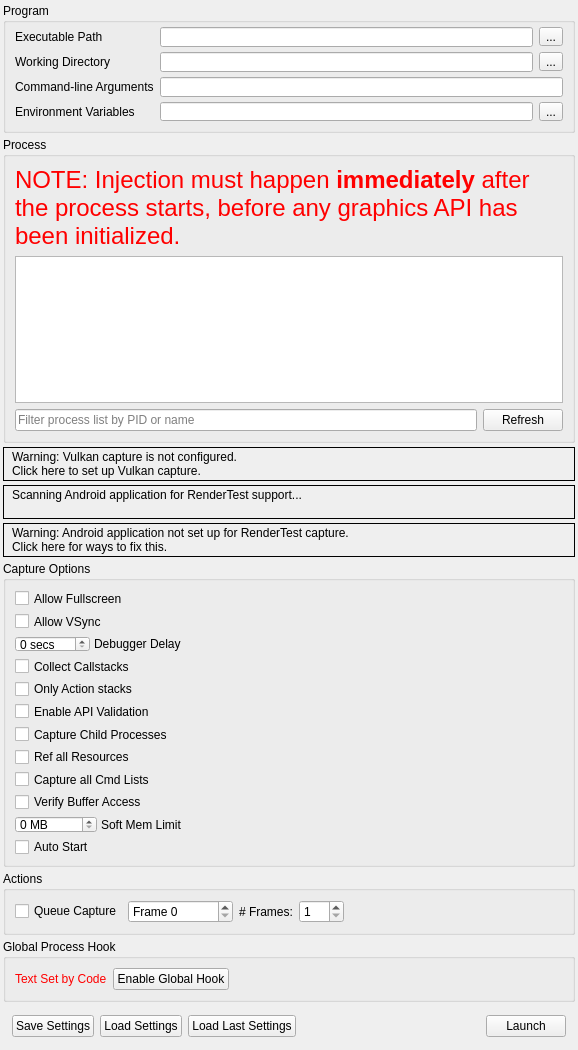
<?xml version="1.0" encoding="UTF-8"?>
<ui version="4.0">
 <class>CaptureDialog</class>
 <widget class="QFrame" name="CaptureDialog">
  <property name="geometry">
   <rect>
    <x>0</x>
    <y>0</y>
    <width>578</width>
    <height>1025</height>
   </rect>
  </property>
  <property name="windowTitle">
   <string>Launch Application</string>
  </property>
  <layout class="QVBoxLayout" name="verticalLayout">
   <property name="spacing">
    <number>4</number>
   </property>
   <property name="leftMargin">
    <number>3</number>
   </property>
   <property name="topMargin">
    <number>3</number>
   </property>
   <property name="rightMargin">
    <number>3</number>
   </property>
   <property name="bottomMargin">
    <number>3</number>
   </property>
   <item>
    <widget class="QGroupBox" name="exeGroup">
     <property name="sizePolicy">
      <sizepolicy hsizetype="Preferred" vsizetype="Minimum">
       <horstretch>0</horstretch>
       <verstretch>0</verstretch>
      </sizepolicy>
     </property>
     <property name="minimumSize">
      <size>
       <width>250</width>
       <height>130</height>
      </size>
     </property>
     <property name="title">
      <string>Program</string>
     </property>
     <layout class="QGridLayout" name="gridLayout">
      <property name="topMargin">
       <number>4</number>
      </property>
      <item row="0" column="0">
       <widget class="QLabel" name="exePathLabel">
        <property name="toolTip">
         <string>Browse for an executable file</string>
        </property>
        <property name="text">
         <string>Executable Path</string>
        </property>
       </widget>
      </item>
      <item row="0" column="2">
       <widget class="RDLineEdit" name="exePath">
        <property name="minimumSize">
         <size>
          <width>0</width>
          <height>20</height>
         </size>
        </property>
        <property name="toolTip">
         <string>Browse for an executable file</string>
        </property>
       </widget>
      </item>
      <item row="0" column="3">
       <widget class="QToolButton" name="exePathBrowse">
        <property name="toolTip">
         <string>Browse for an executable file</string>
        </property>
        <property name="text">
         <string>...</string>
        </property>
       </widget>
      </item>
      <item row="1" column="0">
       <widget class="QLabel" name="workDirLabel">
        <property name="toolTip">
         <string>Browse for a working directory</string>
        </property>
        <property name="text">
         <string>Working Directory</string>
        </property>
       </widget>
      </item>
      <item row="1" column="2">
       <widget class="RDLineEdit" name="workDirPath">
        <property name="minimumSize">
         <size>
          <width>0</width>
          <height>20</height>
         </size>
        </property>
        <property name="toolTip">
         <string>Browse for a working directory</string>
        </property>
       </widget>
      </item>
      <item row="1" column="3">
       <widget class="QToolButton" name="workDirBrowse">
        <property name="toolTip">
         <string>Browse for a working directory</string>
        </property>
        <property name="text">
         <string>...</string>
        </property>
       </widget>
      </item>
      <item row="2" column="0">
       <widget class="QLabel" name="cmdLineLabel">
        <property name="toolTip">
         <string>The command-line that will be passed to the executable on launch</string>
        </property>
        <property name="text">
         <string>Command-line Arguments</string>
        </property>
       </widget>
      </item>
      <item row="2" column="2" colspan="2">
       <widget class="RDLineEdit" name="cmdline">
        <property name="minimumSize">
         <size>
          <width>0</width>
          <height>20</height>
         </size>
        </property>
        <property name="toolTip">
         <string>The command-line that will be passed to the executable on launch</string>
        </property>
       </widget>
      </item>
      <item row="3" column="0">
       <widget class="QLabel" name="envVarLabel">
        <property name="toolTip">
         <string>The environment variables for the executable</string>
        </property>
        <property name="text">
         <string>Environment Variables</string>
        </property>
       </widget>
      </item>
      <item row="3" column="2">
       <widget class="QLineEdit" name="envVar">
        <property name="toolTip">
         <string>The environment variables for the executable</string>
        </property>
        <property name="readOnly">
         <bool>true</bool>
        </property>
       </widget>
      </item>
      <item row="3" column="3">
       <widget class="QToolButton" name="envVarEdit">
        <property name="toolTip">
         <string>The environment variables for the executable</string>
        </property>
        <property name="text">
         <string>...</string>
        </property>
       </widget>
      </item>
     </layout>
    </widget>
   </item>
   <item>
    <widget class="QGroupBox" name="injectGroup">
     <property name="sizePolicy">
      <sizepolicy hsizetype="Preferred" vsizetype="Expanding">
       <horstretch>0</horstretch>
       <verstretch>100</verstretch>
      </sizepolicy>
     </property>
     <property name="minimumSize">
      <size>
       <width>250</width>
       <height>260</height>
      </size>
     </property>
     <property name="title">
      <string>Process</string>
     </property>
     <layout class="QGridLayout" name="gridLayout_2">
      <item row="0" column="0" colspan="2">
       <widget class="QLabel" name="processWarning">
        <property name="palette">
         <palette>
          <active>
           <colorrole role="WindowText">
            <brush brushstyle="SolidPattern">
             <color alpha="255">
              <red>255</red>
              <green>0</green>
              <blue>0</blue>
             </color>
            </brush>
           </colorrole>
          </active>
          <inactive>
           <colorrole role="WindowText">
            <brush brushstyle="SolidPattern">
             <color alpha="255">
              <red>255</red>
              <green>0</green>
              <blue>0</blue>
             </color>
            </brush>
           </colorrole>
          </inactive>
          <disabled>
           <colorrole role="WindowText">
            <brush brushstyle="SolidPattern">
             <color alpha="255">
              <red>106</red>
              <green>104</green>
              <blue>100</blue>
             </color>
            </brush>
           </colorrole>
          </disabled>
         </palette>
        </property>
        <property name="font">
         <font>
          <pointsize>18</pointsize>
         </font>
        </property>
        <property name="text">
         <string>NOTE: Injection must happen &lt;b&gt;immediately&lt;/b&gt; after the process starts, before any graphics API has been initialized.</string>
        </property>
        <property name="wordWrap">
         <bool>true</bool>
        </property>
       </widget>
      </item>
      <item row="1" column="0" colspan="2">
       <widget class="QTreeView" name="processList">
        <property name="sizePolicy">
         <sizepolicy hsizetype="Preferred" vsizetype="Expanding">
          <horstretch>0</horstretch>
          <verstretch>0</verstretch>
         </sizepolicy>
        </property>
        <property name="minimumSize">
         <size>
          <width>0</width>
          <height>100</height>
         </size>
        </property>
        <property name="editTriggers">
         <set>QAbstractItemView::NoEditTriggers</set>
        </property>
        <property name="indentation">
         <number>0</number>
        </property>
        <property name="rootIsDecorated">
         <bool>false</bool>
        </property>
        <property name="itemsExpandable">
         <bool>false</bool>
        </property>
        <property name="sortingEnabled">
         <bool>true</bool>
        </property>
       </widget>
      </item>
      <item row="2" column="0">
       <widget class="QLineEdit" name="processFilter">
        <property name="placeholderText">
         <string>Filter process list by PID or name</string>
        </property>
       </widget>
      </item>
      <item row="2" column="1">
       <widget class="QPushButton" name="processRefesh">
        <property name="text">
         <string>Refresh</string>
        </property>
       </widget>
      </item>
     </layout>
    </widget>
   </item>
   <item>
    <widget class="RDLabel" name="vulkanLayerWarn">
     <property name="cursor">
      <cursorShape>PointingHandCursor</cursorShape>
     </property>
     <property name="frameShape">
      <enum>QFrame::Box</enum>
     </property>
     <property name="text">
      <string>&lt;html&gt;&lt;head/&gt;&lt;body&gt;&lt;table&gt;&lt;tr&gt;&lt;td valign=&quot;middle&quot;&gt;&lt;img width=&quot;16&quot; src=&quot;:/information.png&quot;/&gt;&lt;/td&gt;&lt;td&gt;&lt;p&gt;Warning: Vulkan capture is not configured.&lt;br/&gt;Click here to set up Vulkan capture.&lt;/p&gt;&lt;/td&gt;&lt;/tr&gt;&lt;/table&gt;&lt;/body&gt;&lt;/html&gt;</string>
     </property>
     <property name="textFormat">
      <enum>Qt::RichText</enum>
     </property>
     <property name="margin">
      <number>3</number>
     </property>
    </widget>
   </item>
   <item>
    <widget class="RDLabel" name="androidScan">
     <property name="cursor">
      <cursorShape>PointingHandCursor</cursorShape>
     </property>
     <property name="frameShape">
      <enum>QFrame::Box</enum>
     </property>
     <property name="text">
      <string>&lt;html&gt;&lt;head/&gt;&lt;body&gt;&lt;table&gt;&lt;tr&gt;&lt;td valign=&quot;middle&quot;&gt;&lt;img width=&quot;16&quot; src=&quot;:/information.png&quot;/&gt;&lt;/td&gt;&lt;td valign=&quot;middle&quot;&gt;&lt;p&gt;Scanning Android application for RenderTest support...&lt;br/&gt;&lt;/p&gt;&lt;/td&gt;&lt;/tr&gt;&lt;/table&gt;&lt;/body&gt;&lt;/html&gt;</string>
     </property>
     <property name="textFormat">
      <enum>Qt::RichText</enum>
     </property>
     <property name="margin">
      <number>3</number>
     </property>
    </widget>
   </item>
   <item>
    <widget class="RDLabel" name="androidWarn">
     <property name="cursor">
      <cursorShape>PointingHandCursor</cursorShape>
     </property>
     <property name="frameShape">
      <enum>QFrame::Box</enum>
     </property>
     <property name="text">
      <string>&lt;html&gt;&lt;head/&gt;&lt;body&gt;&lt;table&gt;&lt;tr&gt;&lt;td valign=&quot;middle&quot;&gt;&lt;img width=&quot;16&quot; src=&quot;:/information.png&quot;/&gt;&lt;/td&gt;&lt;td&gt;&lt;p&gt;Warning: Android application not set up for RenderTest capture.&lt;br/&gt;Click here for ways to fix this.&lt;/p&gt;&lt;/td&gt;&lt;/tr&gt;&lt;/table&gt;&lt;/body&gt;&lt;/html&gt;</string>
     </property>
     <property name="textFormat">
      <enum>Qt::RichText</enum>
     </property>
     <property name="margin">
      <number>3</number>
     </property>
    </widget>
   </item>
   <item>
    <widget class="QGroupBox" name="optionsGroup">
     <property name="sizePolicy">
      <sizepolicy hsizetype="Preferred" vsizetype="Minimum">
       <horstretch>0</horstretch>
       <verstretch>0</verstretch>
      </sizepolicy>
     </property>
     <property name="title">
      <string>Capture Options</string>
     </property>
     <layout class="QVBoxLayout" name="verticalLayout_2">
      <item>
       <widget class="QCheckBox" name="AllowFullscreen">
        <property name="toolTip">
         <string>Allows the application to switch to full-screen mode</string>
        </property>
        <property name="text">
         <string>Allow Fullscreen</string>
        </property>
       </widget>
      </item>
      <item>
       <widget class="QCheckBox" name="AllowVSync">
        <property name="toolTip">
         <string>Allows the application to enable v-sync</string>
        </property>
        <property name="text">
         <string>Allow VSync</string>
        </property>
       </widget>
      </item>
      <item>
       <widget class="QFrame" name="DebuggerDelayFrame">
        <property name="sizePolicy">
         <sizepolicy hsizetype="Fixed" vsizetype="Preferred">
          <horstretch>0</horstretch>
          <verstretch>0</verstretch>
         </sizepolicy>
        </property>
        <property name="frameShape">
         <enum>QFrame::NoFrame</enum>
        </property>
        <property name="frameShadow">
         <enum>QFrame::Plain</enum>
        </property>
        <layout class="QHBoxLayout" name="horizontalLayout_3">
         <property name="spacing">
          <number>4</number>
         </property>
         <property name="leftMargin">
          <number>0</number>
         </property>
         <property name="topMargin">
          <number>0</number>
         </property>
         <property name="rightMargin">
          <number>0</number>
         </property>
         <property name="bottomMargin">
          <number>0</number>
         </property>
         <item>
          <widget class="QDoubleSpinBox" name="DelayForDebugger">
           <property name="sizePolicy">
            <sizepolicy hsizetype="Minimum" vsizetype="Fixed">
             <horstretch>0</horstretch>
             <verstretch>0</verstretch>
            </sizepolicy>
           </property>
           <property name="minimumSize">
            <size>
             <width>40</width>
             <height>0</height>
            </size>
           </property>
           <property name="toolTip">
            <string>Pauses for N seconds after launching the process, to allow a debugger to attach</string>
           </property>
           <property name="suffix">
            <string comment="seconds"> secs</string>
           </property>
           <property name="decimals">
            <number>0</number>
           </property>
           <property name="maximum">
            <double>120.000000000000000</double>
           </property>
           <property name="value">
            <double>0.000000000000000</double>
           </property>
          </widget>
         </item>
         <item>
          <widget class="QLabel" name="DebuggerDelayLabel">
           <property name="sizePolicy">
            <sizepolicy hsizetype="Fixed" vsizetype="Preferred">
             <horstretch>0</horstretch>
             <verstretch>0</verstretch>
            </sizepolicy>
           </property>
           <property name="toolTip">
            <string>Pauses for N seconds after launching the process, to allow a debugger to attach</string>
           </property>
           <property name="text">
            <string>Debugger Delay</string>
           </property>
          </widget>
         </item>
        </layout>
       </widget>
      </item>
      <item>
       <widget class="QCheckBox" name="CaptureCallstacks">
        <property name="toolTip">
         <string>Collect a callstack on every API call</string>
        </property>
        <property name="text">
         <string>Collect Callstacks</string>
        </property>
       </widget>
      </item>
      <item>
       <widget class="QCheckBox" name="CaptureCallstacksOnlyActions">
        <property name="toolTip">
         <string>Only collect callstacks on actions (draws, dispatches, clears, copies, etc)</string>
        </property>
        <property name="text">
         <string>Only Action stacks</string>
        </property>
       </widget>
      </item>
      <item>
       <widget class="QCheckBox" name="APIValidation">
        <property name="toolTip">
         <string>Initialise the graphics API with built-in validation enabled - allows capturing and reading of errors and warnings generated by the API's own debugging system</string>
        </property>
        <property name="text">
         <string>Enable API Validation</string>
        </property>
       </widget>
      </item>
      <item>
       <widget class="QCheckBox" name="HookIntoChildren">
        <property name="toolTip">
         <string>Hook into child processes - useful with launchers or similar intermediate processes</string>
        </property>
        <property name="text">
         <string>Capture Child Processes</string>
        </property>
       </widget>
      </item>
      <item>
       <widget class="QCheckBox" name="RefAllResources">
        <property name="toolTip">
         <string>Consider all resources to be included, even if unused in the capture frame</string>
        </property>
        <property name="text">
         <string>Ref all Resources</string>
        </property>
       </widget>
      </item>
      <item>
       <widget class="QCheckBox" name="CaptureAllCmdLists">
        <property name="toolTip">
         <string>When enabled, all deferred command lists will be saved even while idling. This has an overhead but ensures if you hold onto a list it will be captured.</string>
        </property>
        <property name="text">
         <string>Capture all Cmd Lists</string>
        </property>
       </widget>
      </item>
      <item>
       <widget class="QCheckBox" name="VerifyBufferAccess">
        <property name="toolTip">
         <string>When enabled, verify some buffer access on OpenGL and D3D11. This initialises buffers with undefined contents on creation to 0xdddddddd instead of 0x0, and verifies that Map() bounds are not overrun.</string>
        </property>
        <property name="text">
         <string>Verify Buffer Access</string>
        </property>
       </widget>
      </item>
      <item>
       <widget class="QFrame" name="SoftMemoryLimitFrame">
        <property name="sizePolicy">
         <sizepolicy hsizetype="Fixed" vsizetype="Preferred">
          <horstretch>0</horstretch>
          <verstretch>0</verstretch>
         </sizepolicy>
        </property>
        <property name="frameShape">
         <enum>QFrame::NoFrame</enum>
        </property>
        <property name="frameShadow">
         <enum>QFrame::Plain</enum>
        </property>
        <layout class="QHBoxLayout" name="SoftMemoryLimitLayout">
         <property name="spacing">
          <number>4</number>
         </property>
         <property name="leftMargin">
          <number>0</number>
         </property>
         <property name="topMargin">
          <number>0</number>
         </property>
         <property name="rightMargin">
          <number>0</number>
         </property>
         <property name="bottomMargin">
          <number>0</number>
         </property>
         <item>
          <widget class="QDoubleSpinBox" name="SoftMemoryLimit">
           <property name="sizePolicy">
            <sizepolicy hsizetype="Minimum" vsizetype="Fixed">
             <horstretch>0</horstretch>
             <verstretch>0</verstretch>
            </sizepolicy>
           </property>
           <property name="minimumSize">
            <size>
             <width>40</width>
             <height>0</height>
            </size>
           </property>
           <property name="toolTip">
            <string>Specifies a soft memory limit which some APIs may use to limit graphics memory use and use disk space instead for storing temporary data.</string>
           </property>
           <property name="suffix">
            <string comment="seconds"> MB</string>
           </property>
           <property name="decimals">
            <number>0</number>
           </property>
           <property name="maximum">
            <double>99999.000000000000000</double>
           </property>
           <property name="value">
            <double>0.000000000000000</double>
           </property>
          </widget>
         </item>
         <item>
          <widget class="QLabel" name="SoftMemoryLimitLabel">
           <property name="sizePolicy">
            <sizepolicy hsizetype="Fixed" vsizetype="Preferred">
             <horstretch>0</horstretch>
             <verstretch>0</verstretch>
            </sizepolicy>
           </property>
           <property name="toolTip">
            <string>Specifies a soft memory limit which some APIs may use to limit graphics memory use and use disk space instead for storing temporary data.</string>
           </property>
           <property name="text">
            <string>Soft Mem Limit</string>
           </property>
          </widget>
         </item>
        </layout>
       </widget>
      </item>
      <item>
       <widget class="QCheckBox" name="AutoStart">
        <property name="toolTip">
         <string>If these capture settings are saved &amp; run, auto start the capture instantly on load</string>
        </property>
        <property name="text">
         <string>Auto Start</string>
        </property>
       </widget>
      </item>
     </layout>
    </widget>
   </item>
   <item>
    <widget class="QGroupBox" name="actionGroup">
     <property name="sizePolicy">
      <sizepolicy hsizetype="Preferred" vsizetype="Minimum">
       <horstretch>0</horstretch>
       <verstretch>0</verstretch>
      </sizepolicy>
     </property>
     <property name="title">
      <string>Actions</string>
     </property>
     <layout class="QHBoxLayout" name="horizontalLayout_5">
      <item>
       <widget class="QCheckBox" name="queueFrameCap">
        <property name="text">
         <string>Queue Capture</string>
        </property>
       </widget>
      </item>
      <item>
       <widget class="QDoubleSpinBox" name="queuedFrame">
        <property name="sizePolicy">
         <sizepolicy hsizetype="Fixed" vsizetype="Fixed">
          <horstretch>0</horstretch>
          <verstretch>0</verstretch>
         </sizepolicy>
        </property>
        <property name="prefix">
         <string comment="Frame number" extracomment="To Capture">Frame </string>
        </property>
        <property name="suffix">
         <string/>
        </property>
        <property name="decimals">
         <number>0</number>
        </property>
        <property name="minimum">
         <double>0.000000000000000</double>
        </property>
        <property name="maximum">
         <double>4294967296.000000000000000</double>
        </property>
       </widget>
      </item>
      <item>
       <widget class="QLabel" name="numFramesLabel">
        <property name="sizePolicy">
         <sizepolicy hsizetype="Preferred" vsizetype="Preferred">
          <horstretch>0</horstretch>
          <verstretch>0</verstretch>
         </sizepolicy>
        </property>
        <property name="text">
         <string># Frames:</string>
        </property>
       </widget>
      </item>
      <item>
       <widget class="QDoubleSpinBox" name="numFrames">
        <property name="minimumSize">
         <size>
          <width>45</width>
          <height>0</height>
         </size>
        </property>
        <property name="decimals">
         <number>0</number>
        </property>
        <property name="minimum">
         <double>1.000000000000000</double>
        </property>
        <property name="maximum">
         <double>10.000000000000000</double>
        </property>
       </widget>
      </item>
      <item>
       <spacer name="ActionsSpacer">
        <property name="orientation">
         <enum>Qt::Horizontal</enum>
        </property>
        <property name="sizeHint" stdset="0">
         <size>
          <width>596</width>
          <height>20</height>
         </size>
        </property>
       </spacer>
      </item>
     </layout>
    </widget>
   </item>
   <item>
    <widget class="QGroupBox" name="globalGroup">
     <property name="sizePolicy">
      <sizepolicy hsizetype="Preferred" vsizetype="Minimum">
       <horstretch>0</horstretch>
       <verstretch>0</verstretch>
      </sizepolicy>
     </property>
     <property name="title">
      <string>Global Process Hook</string>
     </property>
     <layout class="QHBoxLayout" name="horizontalLayout_2">
      <item>
       <widget class="QLabel" name="globalLabel">
        <property name="palette">
         <palette>
          <active>
           <colorrole role="WindowText">
            <brush brushstyle="SolidPattern">
             <color alpha="255">
              <red>255</red>
              <green>0</green>
              <blue>0</blue>
             </color>
            </brush>
           </colorrole>
          </active>
          <inactive>
           <colorrole role="WindowText">
            <brush brushstyle="SolidPattern">
             <color alpha="255">
              <red>255</red>
              <green>0</green>
              <blue>0</blue>
             </color>
            </brush>
           </colorrole>
          </inactive>
          <disabled>
           <colorrole role="WindowText">
            <brush brushstyle="SolidPattern">
             <color alpha="255">
              <red>106</red>
              <green>104</green>
              <blue>100</blue>
             </color>
            </brush>
           </colorrole>
          </disabled>
         </palette>
        </property>
        <property name="text">
         <string>Text Set by Code</string>
        </property>
       </widget>
      </item>
      <item>
       <widget class="QPushButton" name="toggleGlobal">
        <property name="text">
         <string>Enable Global Hook</string>
        </property>
        <property name="checkable">
         <bool>true</bool>
        </property>
        <property name="checked">
         <bool>false</bool>
        </property>
       </widget>
      </item>
      <item>
       <spacer name="globalSpacer">
        <property name="orientation">
         <enum>Qt::Horizontal</enum>
        </property>
        <property name="sizeHint" stdset="0">
         <size>
          <width>587</width>
          <height>20</height>
         </size>
        </property>
       </spacer>
      </item>
     </layout>
    </widget>
   </item>
   <item>
    <widget class="QFrame" name="buttonsFrame">
     <property name="sizePolicy">
      <sizepolicy hsizetype="Preferred" vsizetype="Minimum">
       <horstretch>0</horstretch>
       <verstretch>0</verstretch>
      </sizepolicy>
     </property>
     <property name="frameShape">
      <enum>QFrame::NoFrame</enum>
     </property>
     <property name="frameShadow">
      <enum>QFrame::Plain</enum>
     </property>
     <layout class="QHBoxLayout" name="horizontalLayout">
      <item>
       <widget class="QPushButton" name="saveSettings">
        <property name="toolTip">
         <string>Save these capture settings to file to load later</string>
        </property>
        <property name="text">
         <string>Save Settings</string>
        </property>
       </widget>
      </item>
      <item>
       <widget class="QPushButton" name="loadSettings">
        <property name="sizePolicy">
         <sizepolicy hsizetype="Minimum" vsizetype="Fixed">
          <horstretch>0</horstretch>
          <verstretch>0</verstretch>
         </sizepolicy>
        </property>
        <property name="toolTip">
         <string>Load a saved set of capture settings</string>
        </property>
        <property name="text">
         <string>Load Settings</string>
        </property>
       </widget>
      </item>
      <item>
       <widget class="QPushButton" name="loadLastCapture">
        <property name="sizePolicy">
         <sizepolicy hsizetype="Minimum" vsizetype="Fixed">
          <horstretch>0</horstretch>
          <verstretch>0</verstretch>
         </sizepolicy>
        </property>
        <property name="toolTip">
         <string>Load the most recently used capture settings</string>
        </property>
        <property name="text">
         <string>Load Last Settings</string>
        </property>
       </widget>
      </item>
      <item>
       <spacer name="buttonsSpace">
        <property name="orientation">
         <enum>Qt::Horizontal</enum>
        </property>
        <property name="sizeType">
         <enum>QSizePolicy::Expanding</enum>
        </property>
        <property name="sizeHint" stdset="0">
         <size>
          <width>556</width>
          <height>20</height>
         </size>
        </property>
       </spacer>
      </item>
      <item>
       <widget class="QPushButton" name="launch">
        <property name="toolTip">
         <string>Launch the selected program with RenderTest enabled for capture</string>
        </property>
        <property name="text">
         <string>Launch</string>
        </property>
       </widget>
      </item>
     </layout>
    </widget>
   </item>
   <item>
    <spacer name="topVerticalSpacer">
     <property name="orientation">
      <enum>Qt::Vertical</enum>
     </property>
     <property name="sizeHint" stdset="0">
      <size>
       <width>0</width>
       <height>0</height>
      </size>
     </property>
    </spacer>
   </item>
  </layout>
 </widget>
 <customwidgets>
  <customwidget>
   <class>RDLabel</class>
   <extends>QLabel</extends>
   <header>Widgets/Extended/RDLabel.h</header>
  </customwidget>
  <customwidget>
   <class>RDLineEdit</class>
   <extends>QLineEdit</extends>
   <header>Widgets/Extended/RDLineEdit.h</header>
  </customwidget>
 </customwidgets>
 <resources/>
 <connections/>
</ui>
